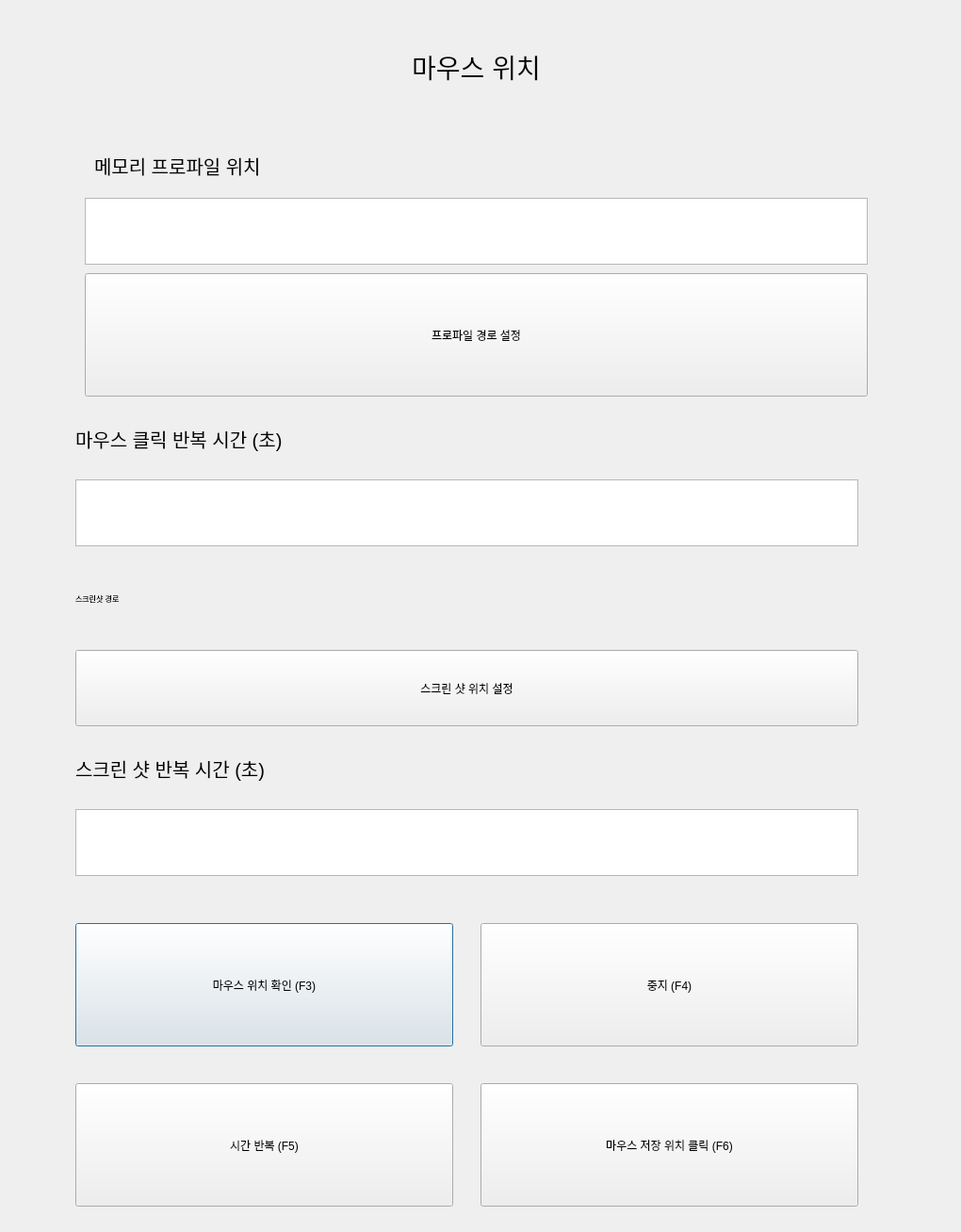
<?xml version="1.0" encoding="UTF-8"?>
<ui version="4.0">
 <class>Dialog</class>
 <widget class="QDialog" name="Dialog">
  <property name="geometry">
   <rect>
    <x>0</x>
    <y>0</y>
    <width>1020</width>
    <height>1308</height>
   </rect>
  </property>
  <property name="windowTitle">
   <string>Dialog</string>
  </property>
  <widget class="QPushButton" name="check_mouse_position_button">
   <property name="geometry">
    <rect>
     <x>80</x>
     <y>980</y>
     <width>401</width>
     <height>131</height>
    </rect>
   </property>
   <property name="text">
    <string>마우스 위치 확인 (F3)</string>
   </property>
  </widget>
  <widget class="QLabel" name="mouse_position_label">
   <property name="geometry">
    <rect>
     <x>90</x>
     <y>20</y>
     <width>831</width>
     <height>101</height>
    </rect>
   </property>
   <property name="font">
    <font>
     <pointsize>21</pointsize>
    </font>
   </property>
   <property name="text">
    <string>마우스 위치</string>
   </property>
   <property name="alignment">
    <set>Qt::AlignCenter</set>
   </property>
  </widget>
  <widget class="QPushButton" name="click_saved_position_button">
   <property name="geometry">
    <rect>
     <x>510</x>
     <y>1150</y>
     <width>401</width>
     <height>131</height>
    </rect>
   </property>
   <property name="text">
    <string>마우스 저장 위치 클릭 (F6)</string>
   </property>
  </widget>
  <widget class="QPushButton" name="click_saved_position_button_2">
   <property name="geometry">
    <rect>
     <x>510</x>
     <y>980</y>
     <width>401</width>
     <height>131</height>
    </rect>
   </property>
   <property name="text">
    <string>중지 (F4)</string>
   </property>
  </widget>
  <widget class="QPushButton" name="time_click_button">
   <property name="geometry">
    <rect>
     <x>80</x>
     <y>1150</y>
     <width>401</width>
     <height>131</height>
    </rect>
   </property>
   <property name="text">
    <string>시간 반복 (F5)</string>
   </property>
  </widget>
  <widget class="QTextEdit" name="time_textEdit">
   <property name="geometry">
    <rect>
     <x>80</x>
     <y>509</y>
     <width>831</width>
     <height>71</height>
    </rect>
   </property>
  </widget>
  <widget class="QLabel" name="label">
   <property name="geometry">
    <rect>
     <x>80</x>
     <y>430</y>
     <width>811</width>
     <height>71</height>
    </rect>
   </property>
   <property name="font">
    <font>
     <pointsize>15</pointsize>
    </font>
   </property>
   <property name="text">
    <string>마우스 클릭 반복 시간 (초)</string>
   </property>
  </widget>
  <widget class="QLabel" name="label_2">
   <property name="geometry">
    <rect>
     <x>100</x>
     <y>140</y>
     <width>811</width>
     <height>71</height>
    </rect>
   </property>
   <property name="font">
    <font>
     <pointsize>15</pointsize>
    </font>
   </property>
   <property name="text">
    <string>메모리 프로파일 위치</string>
   </property>
  </widget>
  <widget class="QTextEdit" name="memory_profile_edit">
   <property name="geometry">
    <rect>
     <x>90</x>
     <y>210</y>
     <width>831</width>
     <height>71</height>
    </rect>
   </property>
  </widget>
  <widget class="QPushButton" name="check_memory_profile_button">
   <property name="geometry">
    <rect>
     <x>90</x>
     <y>290</y>
     <width>831</width>
     <height>131</height>
    </rect>
   </property>
   <property name="text">
    <string>프로파일 경로 설정</string>
   </property>
  </widget>
  <widget class="QTextEdit" name="screnn_shot_time_textEdit">
   <property name="geometry">
    <rect>
     <x>80</x>
     <y>859</y>
     <width>831</width>
     <height>71</height>
    </rect>
   </property>
  </widget>
  <widget class="QLabel" name="label_3">
   <property name="geometry">
    <rect>
     <x>80</x>
     <y>780</y>
     <width>811</width>
     <height>71</height>
    </rect>
   </property>
   <property name="font">
    <font>
     <pointsize>15</pointsize>
    </font>
   </property>
   <property name="text">
    <string>스크린 샷 반복 시간 (초)</string>
   </property>
  </widget>
  <widget class="QPushButton" name="select_directory_button">
   <property name="geometry">
    <rect>
     <x>80</x>
     <y>690</y>
     <width>831</width>
     <height>81</height>
    </rect>
   </property>
   <property name="text">
    <string>스크린 샷 위치 설정</string>
   </property>
  </widget>
  <widget class="QLabel" name="directory_label">
   <property name="geometry">
    <rect>
     <x>80</x>
     <y>600</y>
     <width>811</width>
     <height>71</height>
    </rect>
   </property>
   <property name="font">
    <font>
     <pointsize>6</pointsize>
    </font>
   </property>
   <property name="text">
    <string>스크린샷 경로</string>
   </property>
  </widget>
 </widget>
 <resources/>
 <connections/>
</ui>
